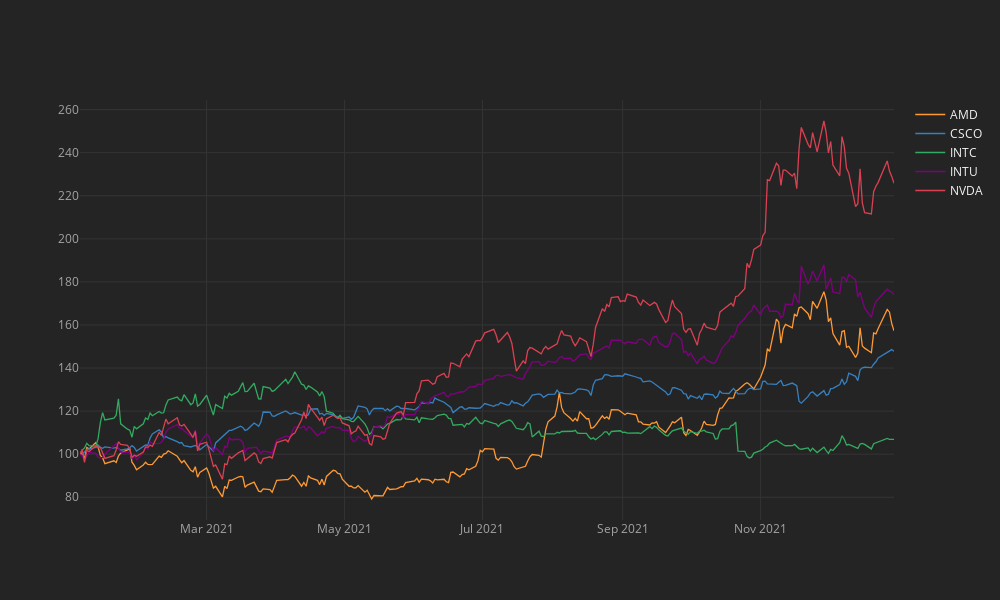

Notebook source saved alongside this figure:
### Code cell
# visualize price history (nomralized price history)
df['2021':].normalize().iplot(kind='line')

### Figure 1 — Plotly figure (JSON) as saved in the notebook; plotly's stock layout.template omitted (floating-point values rounded to 4 significant figures; data arrays with more than 128 entries replaced by an {"elided": "..."} marker saying what was removed)
{"data": [{"line": {"color": "rgba(255, 153, 51, 1.0)", "dash": "solid", "shape": "linear", "width": 1.3}, "mode": "lines", "name": "AMD", "text": "", "type": "scatter", "x": {"elided": "251 str values"}, "y": {"elided": "251 float values"}}, {"line": {"color": "rgba(55, 128, 191, 1.0)", "dash": "solid", "shape": "linear", "width": 1.3}, "mode": "lines", "name": "CSCO", "text": "", "type": "scatter", "x": {"elided": "251 str values"}, "y": {"elided": "251 float values"}}, {"line": {"color": "rgba(50, 171, 96, 1.0)", "dash": "solid", "shape": "linear", "width": 1.3}, "mode": "lines", "name": "INTC", "text": "", "type": "scatter", "x": {"elided": "251 str values"}, "y": {"elided": "251 float values"}}, {"line": {"color": "rgba(128, 0, 128, 1.0)", "dash": "solid", "shape": "linear", "width": 1.3}, "mode": "lines", "name": "INTU", "text": "", "type": "scatter", "x": {"elided": "251 str values"}, "y": {"elided": "251 float values"}}, {"line": {"color": "rgba(219, 64, 82, 1.0)", "dash": "solid", "shape": "linear", "width": 1.3}, "mode": "lines", "name": "NVDA", "text": "", "type": "scatter", "x": {"elided": "251 str values"}, "y": {"elided": "251 float values"}}], "layout": {"height": 600, "legend": {"bgcolor": "#242424", "font": {"color": "#F4F4F4"}}, "paper_bgcolor": "#242424", "plot_bgcolor": "#242424", "title": {"font": {"color": "#F4F4F4"}}, "width": 1000, "xaxis": {"gridcolor": "#343434", "showgrid": true, "tickfont": {"color": "#A4A4A4"}, "title": {"font": {"color": "#A4A4A4"}, "text": ""}, "zerolinecolor": "#444444"}, "yaxis": {"gridcolor": "#343434", "showgrid": true, "tickfont": {"color": "#A4A4A4"}, "title": {"font": {"color": "#A4A4A4"}, "text": ""}, "zerolinecolor": "#444444"}}}
